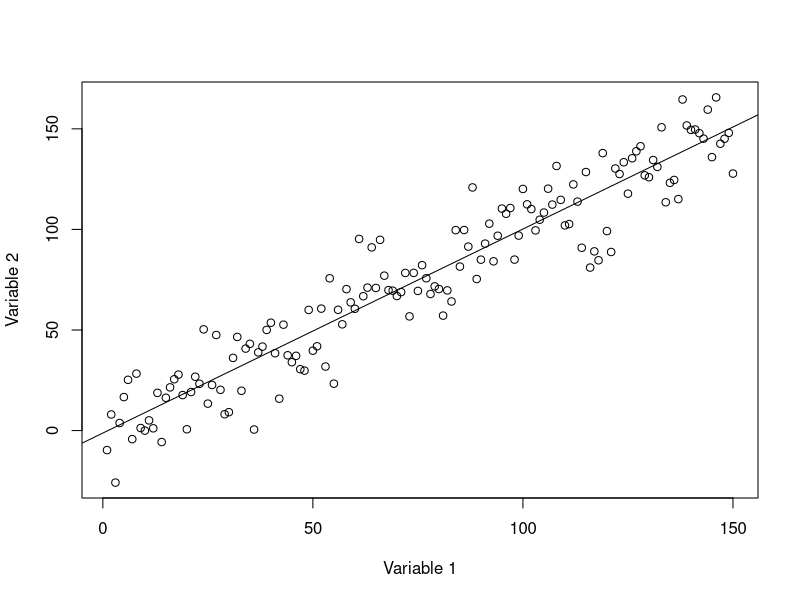

Source code (R):
#
# day3_script.R
#
# Reed Sorensen
# July 2017
#
# Overview:
#   - Briefly review enrolling in Coursera.org courses
#     and show how to find courses with Portuguese subtitles
#   - Review R concepts from days 1 and 2
#   - Give a sense for where we're going --> data frames! 
#        Examples of how to explore data, get frequencies
#        and do a regression analysis
#   - More fundamental R concepts


##### 
# Signing up for a course in Coursera
# - Go to the course website:
#   https://github.com/rsoren/r_training_beira2017/blob/master/index.md
# - Scroll down to the section "Additional resources for learning R"
#   and click on the link for "Data Science certificate from Johns Hopkins University"
# - Create an account with Coursera
# - **** Ignore the part about enrolling for a 7-day free trial
# - Search for the name of the course in the bar at the top of the page,
#   for example, "The Data Scientist's Toolbox" or another course
#   and click on the result
# - Click on the button that says "Enroll"
# - Then at the bottom of the pop-up window
#   **** click on "Audit the course" to take it for free

##### 
# Searching for courses in Portuguese on Coursera
# - Go to the website: coursera.org
# - In the bar at the top, search for something you want to study,
#   for example, "data analysis"
# - On the left side of the page, look at "Subtitle Languages" and
#   and click on "Show more"
# - Un-select "English";
#   select "Portuguese (Brazilian)" and "Portuguese (European)" 
# - Choose a course, and enroll as usual (auditing is always free!)

  
#####
# ANALYZING DATA
# 

library(dplyr)

# create some data
df <- data.frame(
  group = sample(c("a", "b", "c"), size = 150, replace = TRUE),
  var1 = 1:150,
  var2 = 1:150 + rnorm(n = 150, mean = 0, sd = 15)
)

# write.csv(df, "example_data.csv")   # save the data as a CSV file
# View(df)                            # look at the data

plot(
  x = df[, "var1"],  y = df[, "var2"], 
  xlab = "Variable 1",  ylab = "Variable 2"
)

fit1 <- lm(var2 ~ var1, data = df)   # run a regression
summary(fit1)   # results of the regression
abline(fit1)    # put the line of best fit on the scatterplot

summary(df$var2)   # get summary statistics about a variable
table(df$group)    # how many subjects are in each group?

# use dplyr functions to get count and percent in each group
df2 <- df %>%
  group_by(group) %>%
  summarize(
    count = n(),
    percent = count / nrow(.)
  )



#####
# INDEXING with [] (continued from day 2)
# new function: %in%

# recall indexing by position and TRUE/FALSE
tmp <- c(3,5,2)
tmp[1]
tmp[c(TRUE, FALSE, FALSE)]

# -- create a vector of TRUE/FALSE with a logical condition (e.g. < and ==),
#    then index on it

x8 <- c(1,6,7,3,5,5,9,7,2)
x8 > 4     # notice how this creates a vector of TRUE/FALSE values
x8[x8 > 4] # this returns elements of x8 that are greater than 4


## Challenge
#   -- Make a vector with these elements: 3,6,3,2,4,7,2
#   -- Choose the elements that are above 5 (using indexing)
#      The answer should return the numbers 6 and 7

tmp <- c(3,6,3,2,4,7,2)
tmp[tmp > 5]

# could have also done...
true_and_false_vector <- tmp > 5
tmp[true_and_false_vector]


# check whether an element is in a vector with the %in% function
8 %in% c(3,65,6,8)      # it's true that 8 is in the vector
10 %in% c(3,65,6,8)     # it's not true that 10 is in the vector

# if you check whether two numbers are in the vector,
#   it gives you two answers
c(65, 10) %in% c(3,65,6,8)  # 65 gives TRUE, 10 gives FALSE, so
                            # response is equal to the vector c(TRUE, FALSE)

3 %in% 1:8    # is 3 in the vector c(1,2,3,4,5,6,7,8) ?
"b" %in% c("d", "e", "f")   # is "b" in the vector c("d", "e", f") ?

x9 <- c("a", "b", "c", "d", "d", "d", "e", "f")
x9 %in% c("d", "e")    # for each element of 'x9', check whether it is "d" or "e"


#####
# CHARACTER STRINGS
#   Base R functions: print, paste, paste0, substr
#   'stringr' package: https://journal.r-project.org/archive/2010-2/RJournal_2010-2_Wickham.pdf
#   'stringr' functions that do the same thing: str_c, str_sub, str_split_fixed
#   is.character, as.character, is.numeric, as.numeric

"a"
"Hello, my name is Reed"               # one string 
c("Hello", "my", "name", "is", "Reed") # a vector of 5 strings

x9 <- "Bom dia!"     # create a character object that contains "Bom dia!"

print(x9)    # display the word "Bom dia!"
x9           # same thing

paste("Hello", "everybody!")  # combine the strings 
paste0("Hello", "everybody!") # the paste0() function does not automatically include a space

substr(x9, start = 3, stop = 6) # extract the letters in positions 1 to 3
                                # how do we know these are the parameters to give?
                                # read the documentation with help("substr")

is.character(x9)   # check whether 'x9' is a character vector
is.numeric(x9)     # check whether 'x9' is a numeric vector

is.numeric(10)
is.character("awesome")
is.numeric("awesome")
is.character(10)

as.character(10)      # convert the number 10 into a string
as.numeric("awesome") # can't turn a word into a number, so it returned NA


#   -- Challenge:
#      1. Get R to display the word "Hello"
"Hello"
print("Hello")
paste("Hello")

#      2. Put the character string "Hello" into a object called 'txt'
txt <- "Hello"

#      3. Use 'txt' and the paste0() function to display the phrase "Hello, world!"
paste0(txt, ", world!")

#      4. Check whether 'txt' is a numeric variable
is.numeric(txt)

#      5. Check whether 'txt' is a character variable
is.character(txt)

#      6. Use the substr() function to extract the letters "He" from 'txt'
substr(txt, 1, 2)


#####
# MATRICES
# matrix, rbind, cbind
# str
# dim, ncol, nrow
# indexing by position

mat1 <- matrix(data = 1:9, ncol = 3) # make a matrix, filled vertically (default)
print(mat1)

mat2 <- matrix(  # make a matrix, filled horizontally (use byrow = TRUE)
  data = 1:6,
  ncol = 3,
  byrow = TRUE
)
print(mat2)

# -- use existing vectors to create a matrix
vec1 <- c(3,4,5)
vec2 <- c(7,8,9)

rbind(vec1, vec2) # combine the vectors as rows
cbind(vec1, vec2) # combine the vectors as columns

# -- get information about a matrix
nrow(mat2)
ncol(mat2)
dim(mat2) # results of ncol and nrow at the same time

# -- index a matrix by row (note the comma!)
mat2[1, ]
# -- index a matrix by column
mat2[, 2]
  
mat2[2, c(2,3)] # get the second row, and columns 2 and 3

#   -- Challenge:
#      1. Create a 3-by-4 matrix that only contains the number 5 (repeated 12 times)
matrix(data = rep(5, 12), nrow = 3, ncol = 4)
matrix(data = 5, nrow = 3, ncol = 4)   # same thing, because 5 repeats until the matrix is filled
matrix(5, 3, 4)   # same thing; we know the order of parameters R expects 
                  #             by checking str(matrix) or help(matrix)


#      2. Create two vectors
#           'tmp1' contains the letters "a", "b" and "c"
#           'tmp2' contains the letters "d", "e" and "f"
tmp1 <- c("a", "b", "c")
tmp2 <- c("d", "e", "f")


#      3. Use the rbind() function to combine tmp1 and tmp2
#           to display a matrix that looks like this:
#                                            "a"  "b"  "c"
#                                            "d"  "e"  "f"
rbind(tmp1, tmp2)


#      4. Create an object called 'mat' that contains the matrix from #3
mat <- rbind(tmp1, tmp2)


#      5. Use cbind() to add another column to 'mat', with the letters "y" and "z"
#         Your result should look like this:
#                                            "a"  "b"  "c"  "y"
#                                            "d"  "e"  "f"  "z"
cbind(mat, c("y", "z"))

